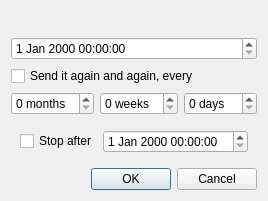
<?xml version="1.0" encoding="UTF-8"?>
<ui version="4.0">
 <class>SendLater</class>
 <widget class="QWidget" name="SendLater">
  <layout class="QVBoxLayout" name="layout">
   <item>
    <widget class="QLabel" name="question" />
   </item>
   <item>
    <widget class="QWidget" name="quick" />
   </item>
   <item>
    <widget class="QDateTimeEdit" name="edit" />
   </item>
   <item>
    <widget class="QCheckBox" name="repeat">
     <property name="text">
      <string>Send it again and again, every</string>
     </property>
    </widget>
   </item>
   <item>
    <widget class="QWidget" name="repeating">
     <layout class="QHBoxLayout" name="intervals">
      <property name="leftMargin">
       <number>0</number>
      </property>
      <property name="topMargin">
       <number>0</number>
      </property>
      <property name="rightMargin">
       <number>0</number>
      </property>
      <property name="bottomMargin">
       <number>0</number>
      </property>
      <item>
       <widget class="QSpinBox" name="months">
        <property name="suffix">
         <string> months</string>
        </property>
       </widget>
      </item>
      <item>
       <widget class="QSpinBox" name="weeks">
        <property name="suffix">
         <string> weeks</string>
        </property>
       </widget>
      </item>
      <item>
       <widget class="QSpinBox" name="days">
        <property name="suffix">
         <string> days</string>
        </property>
       </widget>
      </item>
     </layout>
    </widget>
   </item>
   <item>
    <widget class="QWidget" name="untilWidget">
     <layout class="QHBoxLayout" name="untilRow" stretch="0,1">
      <item>
       <widget class="QCheckBox" name="untilBox">
        <property name="text">
         <string>Stop after</string>
        </property>
       </widget>
      </item>
      <item>
       <widget class="QDateTimeEdit" name="until" />
      </item>
     </layout>
    </widget>
   </item>
   <item>
    <widget class="QDialogButtonBox" name="buttons">
     <property name="standardButtons">
      <set>QDialogButtonBox::Ok|QDialogButtonBox::Cancel</set>
     </property>
    </widget>
   </item>
  </layout>
 </widget>
 <resources />
 <connections />
</ui>
